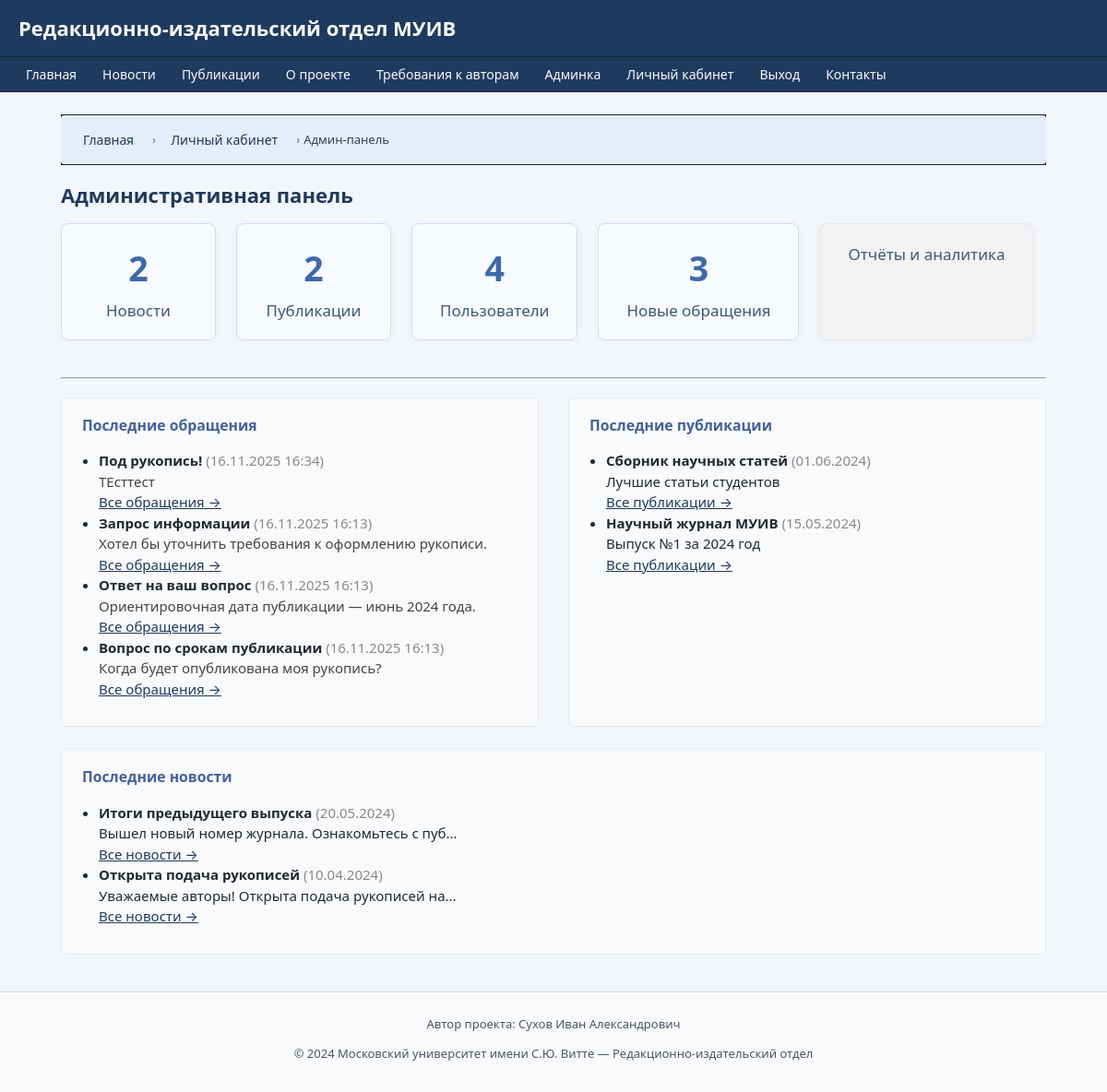
Page /admin/dashboard (signed in) on the earlier database version.
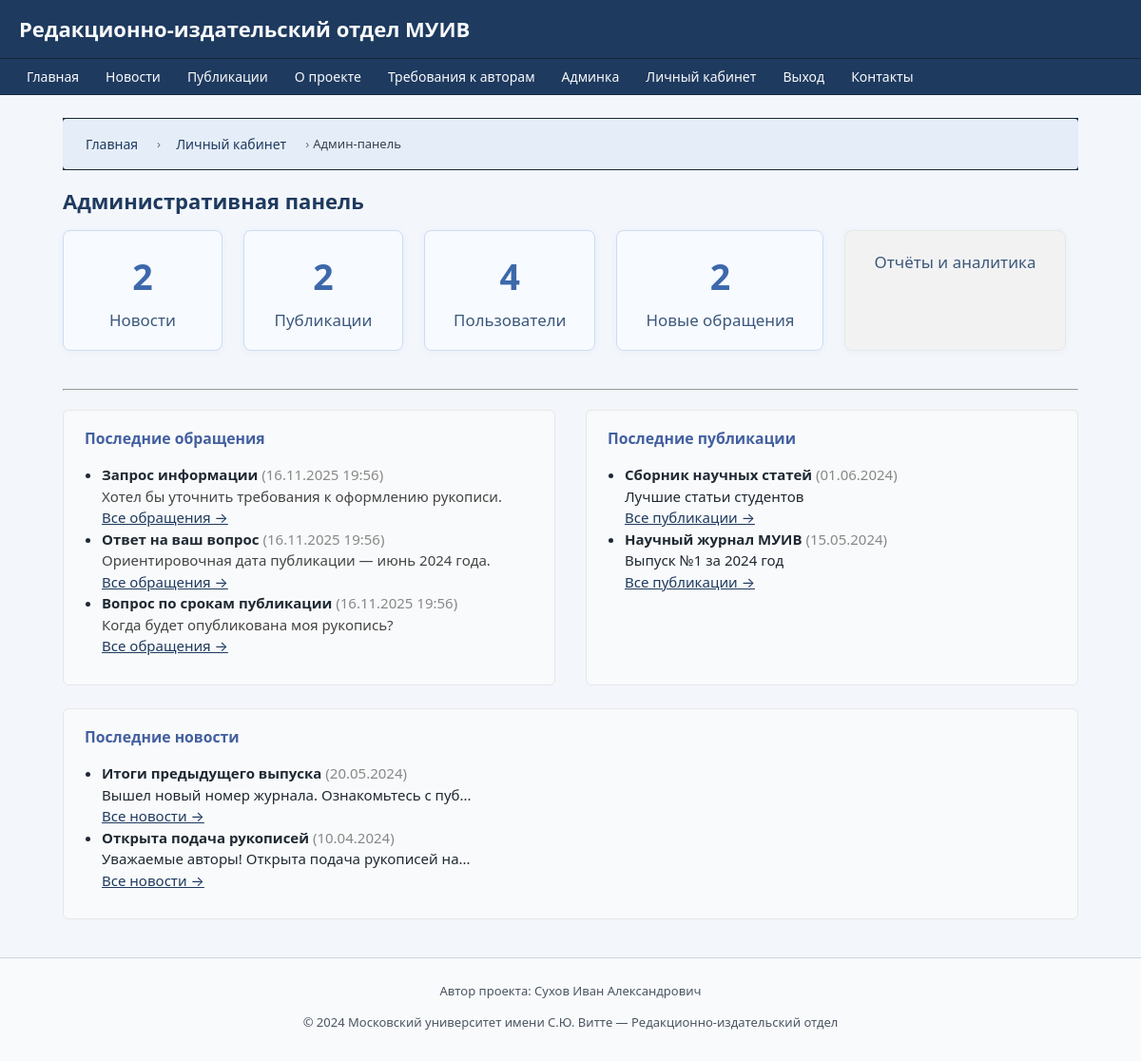
Same page on the later database version.
### models.py (models this page shows)
class Message(db.Model):
    __tablename__ = 'messages'
    id = db.Column(db.Integer, primary_key=True)
    sender_id = db.Column(db.Integer, db.ForeignKey('users.id'), nullable=True)
    sender_email = db.Column(db.String(128), nullable=True)
    subject = db.Column(db.String(256), nullable=False)
    body = db.Column(db.Text, nullable=False)
    sent_at = db.Column(db.DateTime, default=datetime.utcnow)
    status = db.Column(db.String(16), default='new')  # new, done
    is_read = db.Column(db.Boolean, default=False)

class Publication(db.Model):
    __tablename__ = 'publications'
    id = db.Column(db.Integer, primary_key=True)
    type = db.Column(db.String(64), nullable=False)  # journal, book, proceedings и т.п.
    title = db.Column(db.String(256), nullable=False)
    pub_date = db.Column(db.Date)
    description = db.Column(db.Text)
    manuscripts = db.relationship('Manuscript', backref='publication', lazy=True)

class News(db.Model):
    __tablename__ = 'news'
    id = db.Column(db.Integer, primary_key=True)
    title = db.Column(db.String(256), nullable=False)
    content = db.Column(db.Text, nullable=False)
    published_at = db.Column(db.DateTime, default=datetime.utcnow)

### routes.py (the view)
@routes.route('/admin/dashboard')
@login_required('admin')
def admin_dashboard():
    stats = {
        'news_total': News.query.count(),
        'publications_total': Publication.query.count(),
        'users_total': User.query.count(),
        'contacts_new': Message.query.filter_by(status='new').count() if hasattr(Message, 'status') else 0,
    }
    contacts = Message.query.order_by(Message.sent_at.desc()).limit(5).all()
    news = News.query.order_by(News.published_at.desc()).limit(5).all()
    publications = Publication.query.order_by(Publication.pub_date.desc()).limit(5).all()
    return render_template(
        'admin/dashboard.html',
        stats=stats,
        contacts=contacts,
        news=news,
        publications=publications,
        user=current_user(),
        breadcrumbs=[
            ("Главная", url_for('routes.index')),
            ("Личный кабинет", url_for('routes.lk')),
            ("Админ-панель", None)
        ]
    )

### routes.py (called while the page is built)
def current_user():
    uid = session.get('user_id')
    if uid:
        return User.query.get(uid)
    return None

def login_required(role=None):
    def wrapper(f):
        from functools import wraps
        @wraps(f)
        def decorated_function(*args, **kwargs):
            user = current_user()
            if not user:
                flash("Для доступа требуется вход.", "warning")
                return redirect(url_for('routes.login'))
            if role and user.role != role:
                flash("Недостаточно прав.", "danger")
                return redirect(url_for('routes.index'))
            return f(*args, **kwargs)
        return decorated_function
    return wrapper

### templates/admin/dashboard.html (shortened to what this page needs)
{% extends "base.html" %}
{% block content %}
<h2>Административная панель</h2>
<div class="admin-dashboard-tiles">
    <a href="{{ url_for('routes.admin_news') }}" class="admin-tile">
        <div class="tile-count">{{ stats.news_total or 0 }}</div>
        <div class="tile-title">Новости</div>
    </a>
    <a href="{{ url_for('routes.admin_publications') }}" class="admin-tile">
        <div class="tile-count">{{ stats.publications_total or 0 }}</div>
        <div class="tile-title">Публикации</div>
    </a>
    <a href="{{ url_for('routes.admin_users') }}" class="admin-tile">
        <div class="tile-count">{{ stats.users_total or 0 }}</div>
        <div class="tile-title">Пользователи</div>
    </a>
    <a href="{{ url_for('routes.admin_contacts') }}" class="admin-tile">
        <div class="tile-count">{{ stats.contacts_new or 0 }}</div>
        <div class="tile-title">Новые обращения</div>
    </a>
    <a href="{{ url_for('routes.admin_reports') }}" class="admin-tile admin-tile-secondary">
        <div class="tile-title" style="font-size:1.13em;">Отчёты и аналитика</div>
    </a>
</div>
<hr style="margin: 36px 0 20px 0;">
<div class="dashboard-columns">
    <div class="dashboard-block">
        <h3>Последние обращения</h3>
        {% if contacts %}
            <ul>
            {% for c in contacts[:5] %}
                <li>
                    <b>{{ c.subject|truncate(28, True, '...') }}</b>
                    <span style="color:#888;">({{ c.sent_at.strftime('%d.%m.%Y %H:%M') }})</span>
                    <br>
                    <span style="color:#444;">{{ c.body|truncate(55, True, '...') }}</span>
                    <br>
                    <a href="{{ url_for('routes.admin_contacts') }}">Все обращения &rarr;</a>
                </li>
            {% endfor %}
            </ul>
        {% else %}
            <p>Нет новых обращений.</p>
        {% endif %}
    </div>
    <div class="dashboard-block">
        <h3>Последние публикации</h3>
        {% if publications %}
            <ul>
            {% for pub in publications[:5] %}
                <li>
                    <b>{{ pub.title|truncate(35, True, '...') }}</b>
                    <span style="color:#888;">({{ pub.pub_date.strftime('%d.%m.%Y') if pub.pub_date else '' }})</span>
                    <br>
                    <span>{{ pub.description|truncate(48, True, '...') }}</span>
                    <br>
                    <a href="{{ url_for('routes.admin_publications') }}">Все публикации &rarr;</a>
                </li>
            {% endfor %}
            </ul>
        {% else %}
            <p>Нет публикаций.</p>
        {% endif %}
    </div>
    <div class="dashboard-block">
        <h3>Последние новости</h3>
        {% if news %}
            <ul>
            {% for n in news[:5] %}
                <li>
                    <b>{{ n.title|truncate(35, True, '...') }}</b>
                    <span style="color:#888;">({{ n.published_at.strftime('%d.%m.%Y') if n.published_at else '' }})</span>
                    <br>
                    <span>{{ n.content|truncate(48, True, '...') }}</span>
                    <br>
                    <a href="{{ url_for('routes.admin_news') }}">Все новости &rarr;</a>
                </li>
            {% endfor %}
            </ul>
        {% else %}
            <p>Нет новостей.</p>
        {% endif %}
    </div>
</div>
{% endblock %}

Differences in the rows shown:
removed Message: subject "Под рукопись!", sent_at "16.11.2025 16:34", body "ТЕсттест"
changed Message "Запрос информации": sent_at "16.11.2025 16:13" → "16.11.2025 19:56"
changed Message "Ответ на ваш вопрос": sent_at "16.11.2025 16:13" → "16.11.2025 19:56"
changed Message "Вопрос по срокам публикации": sent_at "16.11.2025 16:13" → "16.11.2025 19:56"
Other differences:
{{ stats.contacts_new or 0 }}: "3" → "2"
